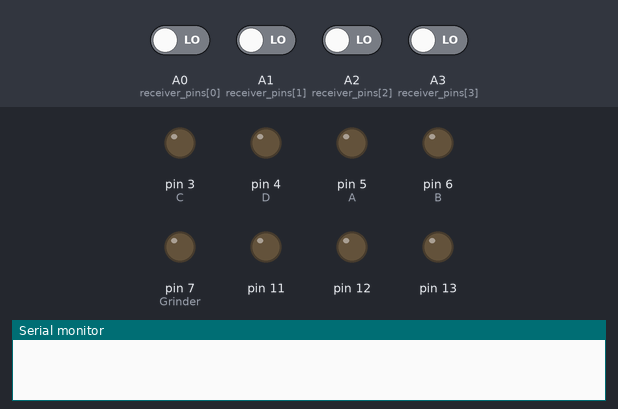
Recording of a sketch running on a simulated Arduino Uno, built with avr-gcc and run on an emulated ATmega328P. Shown: output pins drawn as LEDs (lit = HIGH), the last lines printed to the serial monitor. The test bench sets the inputs (shaded band); at power-on: A0 (receiver_pins[0]), A1 (receiver_pins[1]), A2 (receiver_pins[2]), A3 (receiver_pins[3]) LOW.

Above: at 0.1 s.
At 1.1 s:
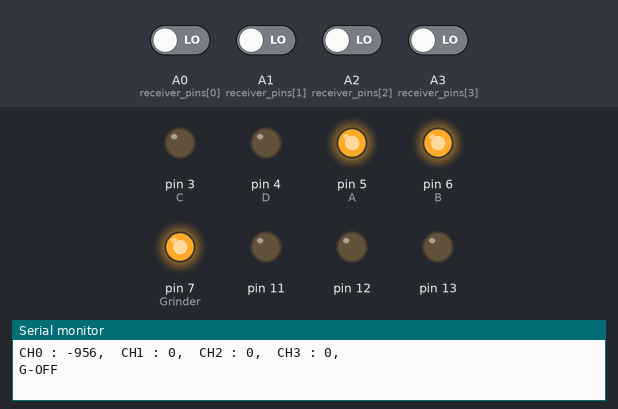
Timing chart, 0 to 2.6 s (numbered marks = the images above):
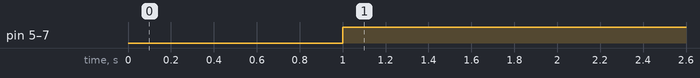

Measured:
- by itself, pin 5 (A), pin 6 (B), pin 7 (Grinder): LOW → HIGH at 1.0 s

The sketch:

MortalKombat-Battlebot.ino
```cpp
int A=5;//Motor 1 Right Side
int B=6;
int C=3;//motor 2 Left Side
int D=4;

int Grinder=7;

int sensitivity=200; //defalut 250

int receiver_pins[] = {A0, A1, A2, A3};
int receiver_values[] = {0, 0, 0, 0};
int res_min = 1100;
int res_max = 1900;

int working_range = 255;// motor driver range

boolean prt = true;

int mode = 0;
int mode2 = 0;

int mode3 = 0;
//-1 - transmeter not connected or out of range
//0- trans connected and ready
//1 - low speed
//2 = high speed mode

void setup() {
  pinMode(11, OUTPUT);
  pinMode(12, OUTPUT);
  pinMode(13, OUTPUT);

  pinMode(A, OUTPUT);//motor 1 left
  pinMode(B, OUTPUT);
  pinMode(C, OUTPUT);//motor 2
  pinMode(D, OUTPUT);

 pinMode(Grinder, OUTPUT);

  Serial.begin(115200);
  //Staring delay with LED


}

void loop() {
  receive();


  int m1 = 0;
  int m2 = 0;

  int rot = receiver_values[0];
///////////////////////////right
  if (mode == 1) {
  upR();
//downR();
Serial.println("down");
  } else if (mode == 2) {
Serial.println("up");
 downR();
//upR();

  }
  else if (mode == 3) {
 stopR();
  }
  else{
    Serial.println("LOW");
    }
//////////////////////////left
if (mode2 == 1) {
 // upL();
downL();
Serial.println("right");
  } else if (mode2 == 2) {

// downL();
  upL();
  Serial.println("left");
  }
  else if (mode2 == 3) {
 stopL();
// Serial.println("LOW");
  }

//////////left end


//Grinder//////
if (mode3 == 1) {
 // upL();

GrinderON();
Serial.println("G-ON");
  } else if (mode3 == 2) {

// downL();
GrinderOFF();
  Serial.println("G-OFF");
  }
//Grinder -- END//////


}
int rp = 0;
void receive() {

  receiver_values[rp] = map(pulseIn (receiver_pins[rp], HIGH), res_min, res_max, -1 * working_range, working_range);
  rp++;
  if (rp == 4) {
    rp = 0;
  }
  boolean activevalues = true;
  for (int i = 0; i < 4; i++) {
    if (prt) {
      Serial.print("CH");
      Serial.print(i);
      Serial.print(" : ");
      Serial.print(receiver_values[i]);
      Serial.print(",\t");
    }
    if (receiver_values[i] < -1000) {
      activevalues = false;
    }
  }
  mode = 0;
  if (!activevalues) {
    mode = -1;
    /////////////////////////right
  } else if (receiver_values[1] >=sensitivity && receiver_values[1] <=350) {
    mode = 2;
  } else if (receiver_values[1] <= -sensitivity && receiver_values[1] >=-350) {
    mode = 1;
  }
  else if (receiver_values[1] < sensitivity && receiver_values[1] >-sensitivity) {
    mode = 3;
  }
  ///////////////////////////////left
  if (receiver_values[0] <= 350 && receiver_values[0] >=sensitivity) {//left up
    mode2 = 1;
  }
  else if (receiver_values[0] <= -sensitivity && receiver_values[0] >=-350) {//left dwn
    mode2 = 2;
  }
   else if (receiver_values[0] < sensitivity && receiver_values[0] >-sensitivity) {//left stop
    mode2 = 3;

  }

 //////////////////////////////
 if (receiver_values[2] <= 350 && receiver_values[2] >=sensitivity) {//left up
    mode3 = 1;
  }
  else if (receiver_values[2] <= -sensitivity && receiver_values[2] >=-350) {//left dwn
    mode3 = 2;
  }
   else if (receiver_values[2] < sensitivity && receiver_values[2] >-sensitivity) {//left stop
    mode3 = 2;

  }
  if (prt) {
    Serial.println("");
  }

}
```

MotorControl.ino
```cpp
void GrinderON(){
  digitalWrite(Grinder, LOW);
}


void GrinderOFF(){
  digitalWrite(Grinder, HIGH);
}


void stopR(){
  digitalWrite(A, HIGH);
digitalWrite(B, HIGH);

}
void stopL(){

digitalWrite(C, HIGH);
digitalWrite(D, HIGH);
  }

  void upR(){
  digitalWrite(A, HIGH);
digitalWrite(B, LOW);

  }
    void upL(){

digitalWrite(C, LOW);
digitalWrite(D, HIGH);
  }

  void downR(){
  digitalWrite(A, LOW);
digitalWrite(B, HIGH);

  }
   void downL(){

digitalWrite(C, HIGH);
digitalWrite(D, LOW);
  }
void forward(){
//  digitalWrite(C, HIGH);
//digitalWrite(D, LOW);

digitalWrite(A, HIGH);
digitalWrite(B, LOW);
  }
```
